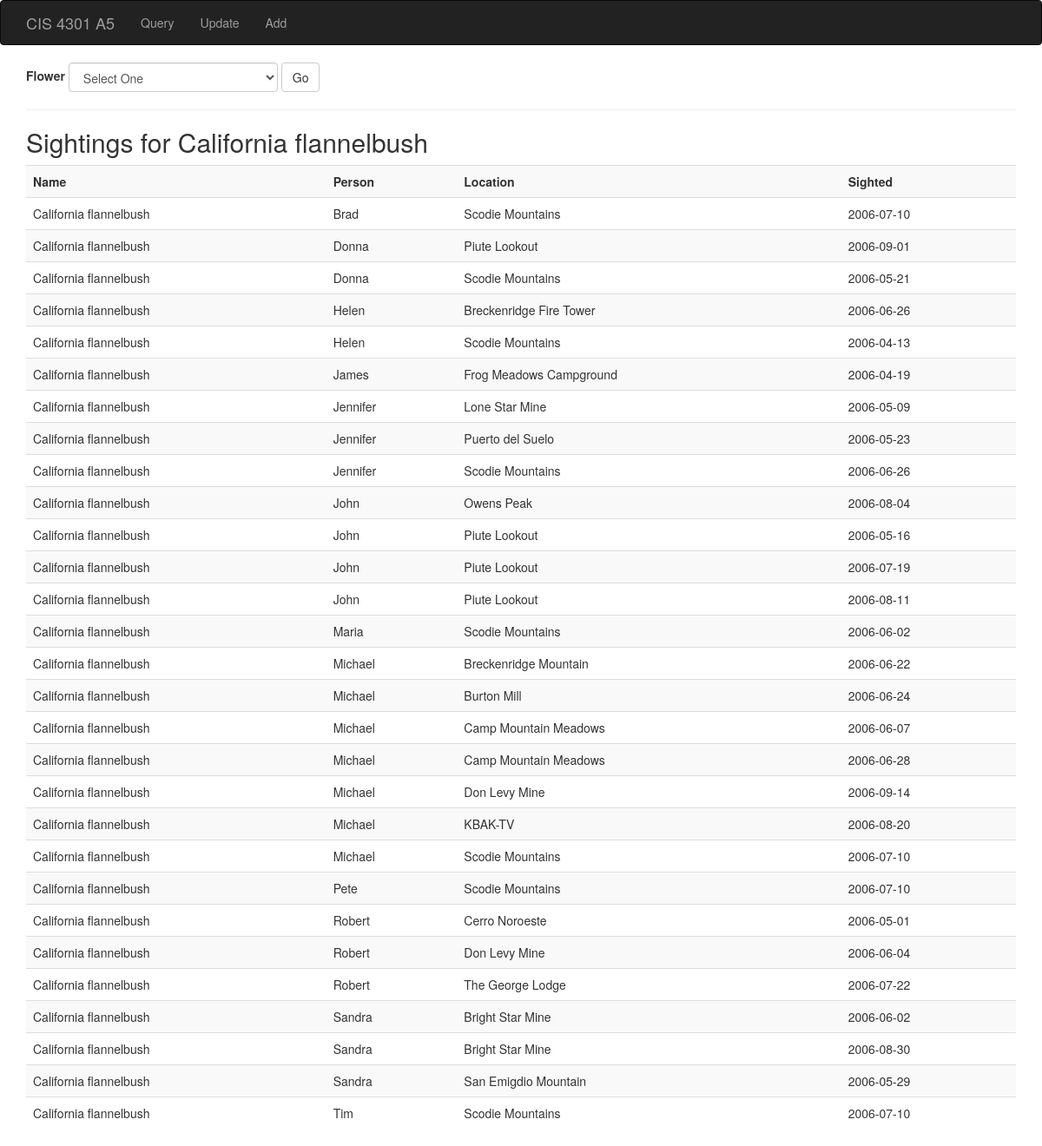
Page /index.php?flower=California flannelbush on the committed database.
### tables this page shows
CREATE TABLE SIGHTINGS 
(NAME VARCHAR(30) , PERSON VARCHAR(30), 
 LOCATION VARCHAR(30) , SIGHTED DATE, 
 CONSTRAINT sightings_pk PRIMARY KEY 
 (NAME, PERSON, LOCATION, SIGHTED),
CONSTRAINT fk1_sightings
  FOREIGN KEY (NAME)
          REFERENCES FLOWERS(COMNAME),
CONSTRAINT fk2_sightings
  FOREIGN KEY (LOCATION)
          REFERENCES FEATURES(LOCATION)
);

### database.php (called while the page is built, shortened)
<?php
class Database{
	public $conn = null;
	public function getConnection(){
		if(!isset($conn)|| is_null($conn)){
				$this->conn = new PDO('sqlite:./flowers.db');
		}
	}
	public function getSightings($flower){
		$sql = "SELECT * FROM SIGHTINGS WHERE NAME = :flower";
		$stmt = $this->conn->prepare($sql);
		$stmt->execute(array(':flower' => $flower));
		$results = $stmt -> fetchAll();
		$results_array = array();
		foreach($results as $row){
			$cur_row = array();
			$cur_row['name'] = $row['NAME'];
			$cur_row['person'] = $row['PERSON'];
			$cur_row['location'] = $row['LOCATION'];
			$cur_row['sighted'] = $row['SIGHTED'];
			$results_array[] = $cur_row;
		}
		return $results_array;
	}
	public function close(){
		$this->conn = null;
	}
}

### index.php (the view, shortened to what this page needs)
<?php require 'header.php';
  require 'database.php';
  $db = new Database();
  if(isset($_GET) && isset($_GET['flower'])){
    if($_GET['flower'] == -1){
      $message = "Please select a flower";
    }
    else {
      $flower = $_GET['flower'];
      $sightings = $db->getSightings($flower);
    }
  }
?>
    <div class="container">
        <form class="form-inline" method = "get">
    		  <div class="form-group">
      			<label for="flower">Flower</label>
      			<select class="form-control" id="flower"  name = "flower">
              <option value = "-1">Select One</option>
            </select>
    		  </div>
		  <button type="submit" class="btn btn-default">Go</button>
		</form>
		<hr>
    <?php if(isset($sightings)): ?>
		<h2>Sightings for <?= $flower ?></h2>
		<table class="table table-striped">
			<tr>
				<th>Name</th>
				<th>Person</th>
				<th>Location</th>
				<th>Sighted</th>
			</tr>
      <?php
        foreach($sightings as $s):
      ?>
        <tr>
          <td><?=$s['name']?></td>
          <td><?=$s['person']?></td>
          <td><?=$s['location']?></td>
          <td><?=$s['sighted']?></td>
        </tr>
      <?php
    endforeach;
       ?>
		</table>
  <?php endif; ?>
    </div>
 <?php require 'footer.php' ?>

### header.php (shortened to what this page needs)
<!DOCTYPE html>
<html lang="en">
  <head>
	<link rel="stylesheet" href="https://maxcdn.bootstrapcdn.com/bootstrap/3.3.7/css/bootstrap.min.css">
  </head>
  <body>
    <nav class="navbar navbar-inverse">
      <div class="container">
        <div class="navbar-header">
          <a class="navbar-brand" href="#">CIS 4301 A5</a>
        </div>
        <div id="navbar" class="collapse navbar-collapse">
          <ul class="nav navbar-nav">
            <li><a href="index.php">Query</a></li>
            <li><a href="update.php">Update</a></li>
            <li><a href="add.php">Add</a></li>
          </ul>
        </div>
      </div>
    </nav>

### footer.php (shortened to what this page needs)
  </body>
</html>

### rows in the picture
sightings: NAME "California flannelbush", PERSON "Brad", LOCATION "Scodie Mountains", SIGHTED "2006-07-10"
sightings: NAME "California flannelbush", PERSON "Donna", LOCATION "Piute Lookout", SIGHTED "2006-09-01"
sightings: NAME "California flannelbush", PERSON "Donna", LOCATION "Scodie Mountains", SIGHTED "2006-05-21"
sightings: NAME "California flannelbush", PERSON "Helen", LOCATION "Breckenridge Fire Tower", SIGHTED "2006-06-26"
sightings: NAME "California flannelbush", PERSON "Helen", LOCATION "Scodie Mountains", SIGHTED "2006-04-13"
sightings: NAME "California flannelbush", PERSON "James", LOCATION "Frog Meadows Campground", SIGHTED "2006-04-19"
sightings: NAME "California flannelbush", PERSON "Jennifer", LOCATION "Lone Star Mine", SIGHTED "2006-05-09"
sightings: NAME "California flannelbush", PERSON "Jennifer", LOCATION "Puerto del Suelo", SIGHTED "2006-05-23"
sightings: NAME "California flannelbush", PERSON "Jennifer", LOCATION "Scodie Mountains", SIGHTED "2006-06-26"
sightings: NAME "California flannelbush", PERSON "John", LOCATION "Owens Peak", SIGHTED "2006-08-04"
sightings: NAME "California flannelbush", PERSON "John", LOCATION "Piute Lookout", SIGHTED "2006-05-16"
sightings: NAME "California flannelbush", PERSON "John", LOCATION "Piute Lookout", SIGHTED "2006-07-19"
sightings: NAME "California flannelbush", PERSON "John", LOCATION "Piute Lookout", SIGHTED "2006-08-11"
sightings: NAME "California flannelbush", PERSON "Maria", LOCATION "Scodie Mountains", SIGHTED "2006-06-02"
sightings: NAME "California flannelbush", PERSON "Michael", LOCATION "Breckenridge Mountain", SIGHTED "2006-06-22"
sightings: NAME "California flannelbush", PERSON "Michael", LOCATION "Burton Mill", SIGHTED "2006-06-24"
sightings: NAME "California flannelbush", PERSON "Michael", LOCATION "Camp Mountain Meadows", SIGHTED "2006-06-07"
sightings: NAME "California flannelbush", PERSON "Michael", LOCATION "Camp Mountain Meadows", SIGHTED "2006-06-28"
sightings: NAME "California flannelbush", PERSON "Michael", LOCATION "Don Levy Mine", SIGHTED "2006-09-14"
sightings: NAME "California flannelbush", PERSON "Michael", LOCATION "KBAK-TV", SIGHTED "2006-08-20"
sightings: NAME "California flannelbush", PERSON "Michael", LOCATION "Scodie Mountains", SIGHTED "2006-07-10"
sightings: NAME "California flannelbush", PERSON "Pete", LOCATION "Scodie Mountains", SIGHTED "2006-07-10"
sightings: NAME "California flannelbush", PERSON "Robert", LOCATION "Cerro Noroeste", SIGHTED "2006-05-01"
sightings: NAME "California flannelbush", PERSON "Robert", LOCATION "Don Levy Mine", SIGHTED "2006-06-04"
sightings: NAME "California flannelbush", PERSON "Robert", LOCATION "The George Lodge", SIGHTED "2006-07-22"
sightings: NAME "California flannelbush", PERSON "Sandra", LOCATION "Bright Star Mine", SIGHTED "2006-06-02"
sightings: NAME "California flannelbush", PERSON "Sandra", LOCATION "Bright Star Mine", SIGHTED "2006-08-30"
sightings: NAME "California flannelbush", PERSON "Sandra", LOCATION "San Emigdio Mountain", SIGHTED "2006-05-29"
sightings: NAME "California flannelbush", PERSON "Tim", LOCATION "Scodie Mountains", SIGHTED "2006-07-10"

### other values in the picture
$flower "California flannelbush"
